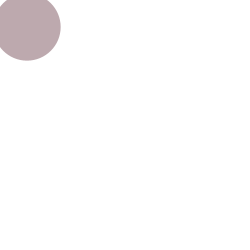
Frame 1 (no input)
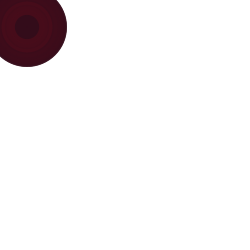
Frame 60 (the mouse pressed at the canvas centre just before this capture)
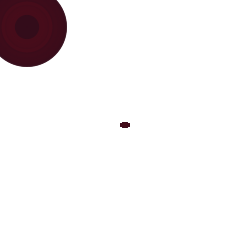
Frame 120 (the mouse held since frame 60 and released just before this capture)

The Processing sketch that drew these frames (run headless with seeded random() and noise(); from frame 60 on, the mouse is pressed at the canvas centre):

// Processing sketch: processing_36973
// ── processing_36973.pde

int counter;

void setup() {  //setup function called initially, only once
  size(250, 250);
  background(255);  //set background white
  colorMode(RGB);   //set colors to Hue, Saturation, Brightness mode
  counter = 0;
}

void draw() {  //draw function loops 
  counter++;
  noStroke();
  fill(random(105),10,25,90);
  
  if(mousePressed == true) { //add some interaction
    ellipse(mouseX, mouseY, 10, 5);
  }
  else {
    ellipse(width/9, height/9, 80*sin(counter), 80*sin(counter));
  }
}

                
                
